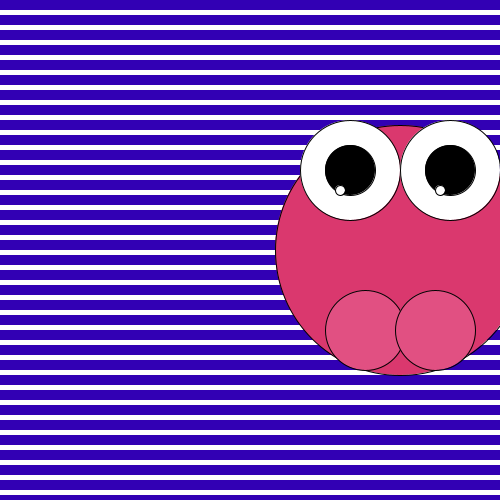
Frame 1 (no input)
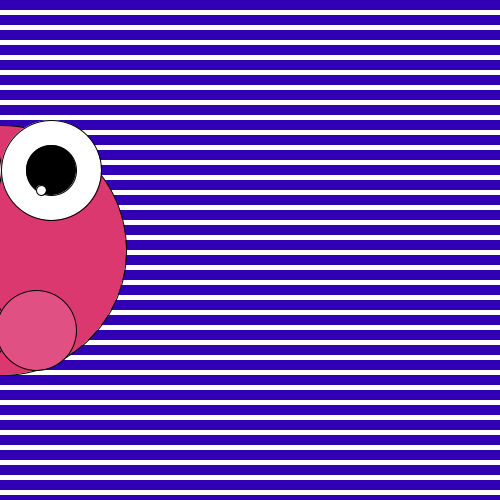
Frame 60 (the mouse pressed at the canvas centre just before this capture)
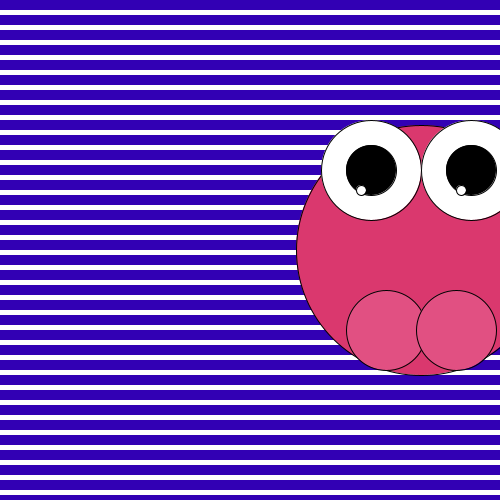
Frame 120 (the mouse held since frame 60 and released just before this capture)

The Processing sketch that drew these frames (run headless with seeded random() and noise(); from frame 60 on, the mouse is pressed at the canvas centre):

// Processing sketch: processing_127868
// ── processing_127868.pde

int monsterX; //declareren
int monsterY; // declareren
int teller; //declareren
int richting; //declareren
boolean test; //declareren
int x; //declareren
int spatie;
int stop;
int y;

void setup(){
size(500,500);
monsterX = 400; //initieren
monsterY = 250; //initieren
teller = 0; //initieren
richting = 7; //initieren
test = false;
x = 0;
spatie = 15;
stop = 500;
y = 0;
}




void draw(){
background(255,255,255);

while (x < stop) {
  noStroke();
  fill(50,0,180);
  rect(0,x,500,10);
  x = x + spatie;
}
x=0;
/*body*/
if(test==true){
  fill(218,20,50);
}else{fill(218,56,110);}
stroke(0);
ellipseMode(CENTER);
ellipse(monsterX,monsterY,250,250);


/*eyes*/
fill(255,255,255);
ellipse(monsterX-50,monsterY-80,100,100);
ellipse(monsterX+50,monsterY-80,100,100);
fill(0);
ellipse(monsterX-50,monsterY-80,50,50);
ellipse(monsterX+50,monsterY-80,50,50);
fill(255,255,255);
ellipse(monsterX-60,monsterY-60,10,10);
fill(255,255,255);
ellipse(monsterX+40,monsterY-60,10,10);

/*hands*/
fill(225,80,130);
ellipse(monsterX-35,monsterY+80,80,80);
fill(225,80,130);
ellipse(monsterX+35,monsterY+80,80,80);

monsterX = monsterX - richting;

if(monsterX>500 || monsterX<0){
  richting = -richting;
  teller++;
  println(teller);
  println(test);


if(teller==10){
  teller=0;
  test = !test;
}
}
}
